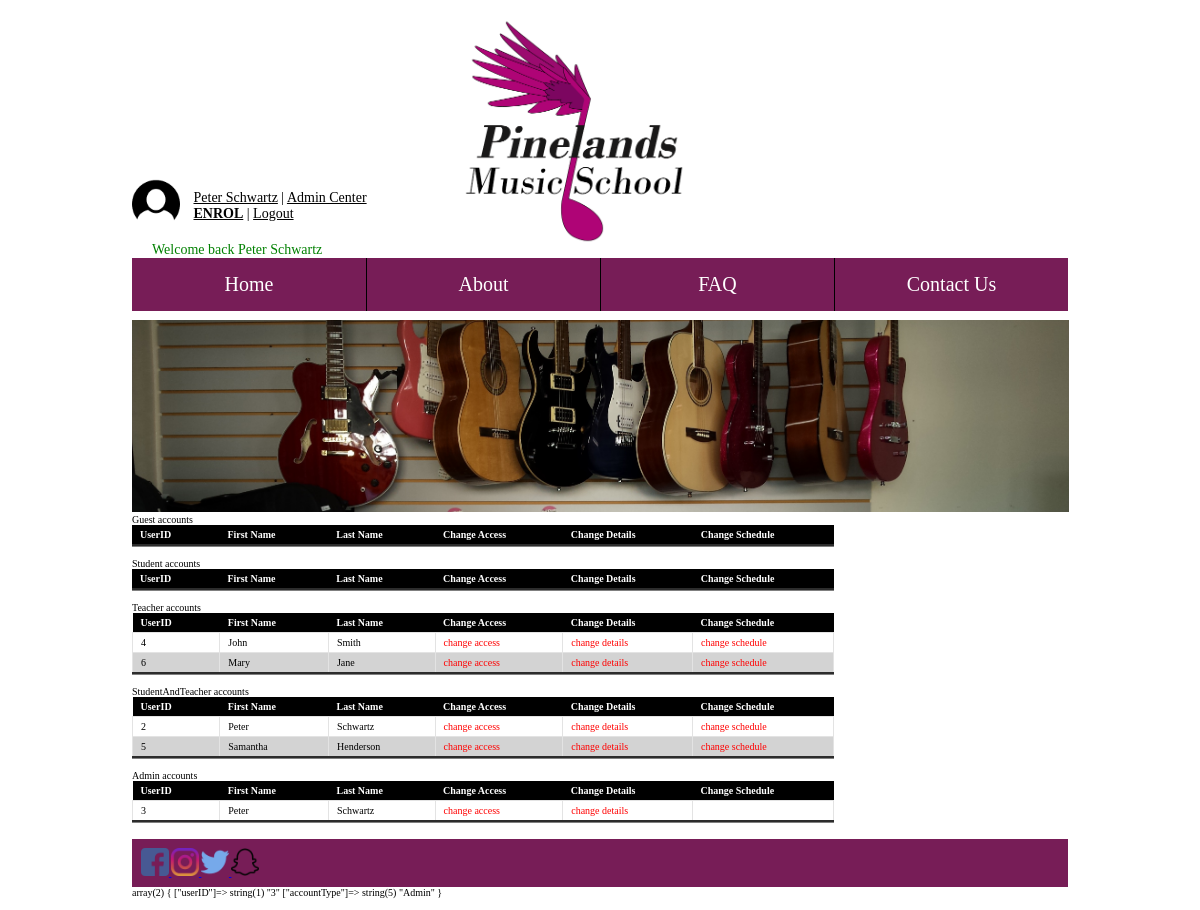
Screenshot of /pages/changeAuth.php (signed in) with the database file from the repository.
### tables this page shows
CREATE TABLE `users` (
  `UserID` int(11) NOT NULL AUTO_INCREMENT,
  `firstName` varchar(40) NOT NULL,
  `lastName` varchar(40) NOT NULL,
  `DOB` date NOT NULL,
  `gender` enum('Male','Female') NOT NULL,
  `facebookId` varchar(80) DEFAULT NULL,
  `email` varchar(80) NOT NULL,
  `password` varchar(64) NOT NULL,
  `salt` varchar(32) NOT NULL,
  `accountType` enum('Guest','Student','Teacher','StudentAndTeacher','Admin','Owner') NOT NULL DEFAULT 'Guest',
  `comCode` varchar(64) DEFAULT NULL,
  `parentName` varchar(100) DEFAULT NULL,
  `parentEmail` varchar(100) DEFAULT NULL,
  PRIMARY KEY (`UserID`),
  UNIQUE KEY `email` (`email`),
  KEY `UserID` (`UserID`),
  CONSTRAINT `fk_users_userAddress` FOREIGN KEY (`UserID`) REFERENCES `useraddress` (`userID`) ON DELETE NO ACTION ON UPDATE NO ACTION
);

### pages/changeAuth.php (the view, shortened to what this page needs)
  <?php
$pagetitle = "About";
include "../inc/connect.php";
include "../inc/header.php";
include "../inc/nav.php";
$column = array(
  'UserID' => 'userID',
  'First Name' => 'firstName',
  'Last Name' => 'lastName'
);
$accountTypes = array(
    0 => "Guest",
    1 => "Student",
    2 => "Teacher",
    3 => "StudentAndTeacher",
    4 => "Admin",
);
foreach ($accountTypes as $type) {
    $result= mysqli_query($con,"SELECT userID, firstName, lastName FROM users WHERE accountType='$type'");
    echo "$type accounts <br>";
    echo "<table id='changeAuthTables'><tr>";
    foreach ($column as $name => $col_name) {
      echo "<th>$name</th>";
    }
    echo "<th> Change Access </th>";
    echo "<th> Change Details </th>";
    echo "<th> Change Schedule </th> </tr>";
    while($row = mysqli_fetch_array($result)) {
      echo "<tr>";
      foreach ($column as $name => $col_name) {
        echo "<td>". $row[$col_name] . "</td>";
      }
      echo '<td><a href="changeAuthProcess.php?userID='.$row['userID'].'"><span class="changeAccess"> change access </span></a></td>';
      echo '<td><a href="adminModifyAccount.php?userID='.$row['userID'].'"><span class="changeAccess"> change details </span></a></td>';
      if(($type !== "Admin") && ($type !== "Guest"))
      {
        echo '<td><a href="changeSchedule.php?userID='.$row['userID'].'"><span class="changeAccess"> change schedule </span></a></td></tr>';
      } else {
        echo '<td></td></tr>';
      }
    }
    echo "</table><br>";
}
include "../inc/footer.php";
?>

### inc/header.php (shortened to what this page needs)
<!DOCTYPE html>
<html>
<head>
    <link href="../css/main.css" rel="stylesheet" />
    <link href="../css/faq.css" rel="stylesheet" />
</head>

### inc/nav.php (shortened to what this page needs)
<body>
        <div class="container">
          <span>
            <div class="headerContainer">
            <div class="userPanel">
                <div class="userPanelImage">
                <img src="../images/userImage/default-user-icon.png" />
                </div>
                <div class="userInfo">
                    <?php
                        if(isset($_SESSION['userID'])) {
                            ?>
                        <?php
                            $userID = $_SESSION['userID'];
                        $sql = "SELECT firstName, lastName FROM users WHERE userID='$userID'";
                        $result = mysqli_query($con, $sql);
                        $row = mysqli_fetch_array($result);
                        $userName = $row['firstName'] . " " . $row['lastName'];
                            ?>
                            <span><a href="../pages/myaccount.php"><?php echo $userName?></a> |
        <?php
        if((($_SESSION['accountType']) == 'Admin') || (($_SESSION['accountType']) == 'Owner')){
          echo '<a href="../pages/admincenter.php">Admin Center</a>';
        } else {
          echo '<a href="../pages/usercenter.php">User Center</a>';
        }
        ?>
        <br><a href="../pages/enrolPage.php"><b>ENROL</b></a> | <a href="../pages/logout.php">Logout</a></span>
                    <?php
                        } else {
                    ?>
                <span><a href="../pages/login.php">Login</a> | <a href="../pages/createAccount.php">Register Account</a><br /> | <a href="../pages/resetpassword.php">Reset Password</a></span>
                    <?php
                        }
                    ?>
                    </div>
                    <div class="userMessage">
                <?php
                  if(isset($_SESSION['success'])) {
                        echo "<span class='success'>" . $_SESSION['success'] .  "</span>";
                    } elseif(isset($_SESSION["error"])) {
                        echo "<span class='error'>" . $_SESSION['error'] . "</span>";
                        unset($_SESSION['error']);
                    }
                    ?>
                    </div>
                </div>
                <div class="logo"> <img src="../images/TempLogo.png" /> </div>
            </div>
          </span>
            <nav id="nav" role="navigation"> <a href="#nav" title="Show Navigation">Show Navigation</a> <a href="#" title="Hide Navigation">Hide Navigation</a>
                <ul>
                    <li><a href="../pages/index.php">Home</a></li><li><a href="../pages/about.php">About</a></li><li><a href="../pages/faq.php">FAQ</a></li><li><a href="../pages/contact.php">Contact Us</a></li>
                </ul>
            </nav>
            <?php if($pagetitle == "About Us | Pinelands Music School"): ?>
              <div class="banner"> <img src="../images/banners/about.jpg" />
            <?php elseif($pagetitle == "Enrol | Pinelands Music School"): ?>
              <div class="banner"> <img src="../images/banners/enrol.jpg" />
            <?php elseif($pagetitle == "Contact Us | Pinelands Music School"): ?>
              <div class="banner">
            <?php else: ?>
              <div class="banner"> <img src="../images/banners/main.jpg" />
            <?php endif ?>
                  </div>

### inc/footer.php
        <footer class="footer">
            <div class="socialMediaIcons">
                    <a href="https://www.facebook.com">
                    <img  src="../images/socialMedia/facebook.png" alt="Facebook Link">
                    </a>
                    <a href="https://www.facebook.com">
                    <img  src="../images/socialMedia/instagram.png" alt="instagram Link">
                    </a>
                    <a href="https://www.facebook.com">
                    <img  src="../images/socialMedia/twitter.png" alt="twitter Link">
                    </a>
                    <a href="https://www.facebook.com">
                    <img  src="../images/socialMedia/snapchat.png" alt="snapchat Link">
                    </a>
                 </div>
        </footer>
<?php var_dump($_SESSION);?>
    </div>
</body>
</html>

### css/main.css (style rules this page uses)
* { box-sizing: border-box; }
header, section, footer, aside, nav, main, article, figure { display: block; }
body { font-size: 62.5%; margin: 0; padding: 0; }
.container { width: 100%; padding: 1%; margin: 0 auto; }
.banner { display: none; width: 100%; padding: 0px; }
.logo { margin: auto; display:none; text-align: right; width: 40%; }
.logo img { width: 60%; height: auto; }
.banner { display: inline-block; }
.banner img { width: 100.1%; height: auto; }
.socialMediaIcons img { width: 3%; }
.userPanel { display: inline-block; font-size: 1.4em; width:90%; }
.userPanelImage { display: inline-block; }
.userPanelImage img { width: 100%; max-width: 48px; height: auto; }
.userInfo { display: inline-block; vertical-align: top; margin-top: 1%; padding: 10px; }
.userInfo a:link { color:#000000; }
.userMessage { display: inline-block; vertical-align: top; padding-top: 10px; }
.success { color: green; text-align: center; padding-left: 20px; }
.footer { background-color: #771d57; margin-top: 5px; padding: 1% }
table { border-collapse: collapse; width: 75%; align-self: center; text-align: left; border-bottom-style: groove; }
table th { background-color: black; color: white; padding: 4px 30px 4px 8px; }
table td { border: 1px solid #e3e3e3; padding: 4px 8px; min-width: 25px; }
table tr:nth-child(odd) td { background-color: lightgray; }
table a { display:block; text-decoration:none; color: black; }
.changeAccess { color: red; }
#nav { position: relative; background: none; }
#nav > ul { list-style-type: none; display: none; padding: 0; margin: 0; height: auto; display: none; position: absolute; left: 0; right: 0; z-index: 400; }
#nav > ul > li { width: 99%; text-decoration-color: aqua; margin: 0 auto; border: 1px solid #4C4A4A; border-radius: 10px; background: #771d57; }
#nav ul li a { display: block; text-decoration: none; color: white; font-size: 20px; padding: 10px; text-align: center; font-weight: 500; }
@media screen and (min-width:700px) { .container { width: 99%; } }
@media screen and (min-width:700px) { .logo { display: inline-block; width: 25%; } }
@media screen and (min-width:700px) { .banner { display: inline-block; } }
@media screen and (min-width:700px) { .logo { margin: 0 auto; display: inline-block; width: 40%; text-align: left; } }
@media screen and (min-width:700px) { .logo img { width: 60%; height: auto; } }
@media screen and (min-width:700px) { .userPanel { width:35%; } }
@media screen and (min-width:700px) { #nav { width: 100%; font-weight: 400; margin-bottom: 1%; } }
@media screen and (min-width:700px) { #nav ul { display: inherit; position: inherit; margin: 0; padding: 0; overflow: hidden; } }
@media screen and (min-width:700px) { #nav ul li { display: inline-block; border: none; border-radius: 0; border-left: 1px solid #000; width: 25%; text-align: center; } }
@media screen and (min-width:700px) { #nav ul li:first-child { border: none; } }
@media screen and (min-width:700px) { #nav ul li a { border-radius: 0; display: block; padding: 15px; text-decoration: none; font-size 1.0em; } }
@media screen and (min-width:1000px) { .container { width: 80%; max-width: 1000px; } }

### rows the page displays
users: userName "Peter Schwartz", UserID "3", firstName "Peter", lastName "Schwartz"
users: UserID "4", firstName "John", lastName "Smith"
users: UserID "6", firstName "Mary", lastName "Jane"
users: UserID "2", firstName "Peter", lastName "Schwartz"
users: UserID "5", firstName "Samantha", lastName "Henderson"

### other values shown
$_SESSION['success'] "Welcome back Peter Schwartz"
$type "Guest"
$name "UserID"
$name "First Name"
$name "Last Name"
$type "Student"
$type "Teacher"
$type "StudentAndTeacher"
$type "Admin"
